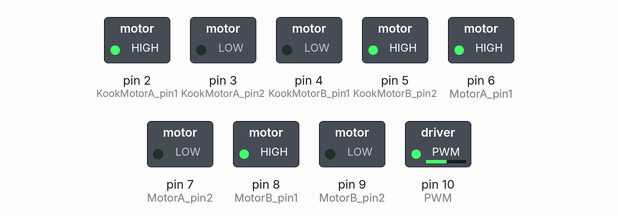
A sketch run on a simulated Arduino Nano, built with avr-gcc and run on an emulated ATmega328P. Shown: switched loads named in the sketch (green lamp = pin HIGH).

Above: at 0.1 s.
Timing chart, 0 to 1.6 s (numbered marks = the images above):
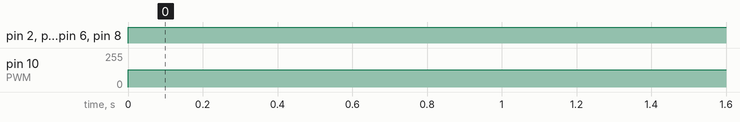

Measured:
- by itself, pin 2 (KookMotorA_pin1), pin 5 (KookMotorB_pin2), pin 6 (MotorA_pin1), pin 8 (MotorB_pin1): LOW → HIGH at 0.00 s
- by itself, pin 10 (PWM): 0/255 → 130/255 at 0.00 s

The sketch:

MotorControlExample.ino
```cpp
// ALL PINS AND SPECIFICATIONS ARE FOR ARDUINO NANO ATmega328p (CHINESE BOOTLEG)
// KOOKBOOK L9110S MOTORDRIVER
const int KookMotorA_pin1 = 2;  // MotorA pin A-1A goes to arduino's digital pin 2
const int KookMotorA_pin2 = 3;  // MotorA pin A-1B goes to arduino's digital pin 3
const int KookMotorB_pin1 = 4;  // MotorB pin B-1A goes to arduino's digital pin 4
const int KookMotorB_pin2 = 5; //  MotorB pin B-1B goes to arduino's digital pin 5

// TB6612 MOTORDRIVER
const int MotorA_pin1 = 6;  // Pin AIN1 connects to digital pin 6
const int MotorA_pin2 = 7;  // Pin AIN2 connects to digital pin 7
const int MotorB_pin1 = 8;  // Pin BIN1 connects to digital pin 8
const int MotorB_pin2 = 9;  // Pin BIN2 connects to digital pin 9
const int PWM = 10;         // Pins PWMA and PWMB both connect to digital pin 10


void setup() {
  // put your setup code here, to run once:
  pinMode(KookMotorA_pin1, OUTPUT);
  pinMode(KookMotorA_pin2, OUTPUT);
  pinMode(KookMotorB_pin1, OUTPUT);
  pinMode(KookMotorB_pin2, OUTPUT);
  pinMode(MotorA_pin1, OUTPUT);
  pinMode(MotorA_pin2, OUTPUT);
  pinMode(MotorB_pin1, OUTPUT);
  pinMode(MotorB_pin2, OUTPUT);
  pinMode(PWM, OUTPUT);

}

void loop() {
  // put your main code here, to run repeatedly:
  // main code loop
  digitalWrite(KookMotorA_pin1, HIGH);
  digitalWrite(KookMotorA_pin2, LOW);
  digitalWrite(KookMotorB_pin1, LOW);
  digitalWrite(KookMotorB_pin2, HIGH);

  analogWrite(PWM, 130);
  digitalWrite(MotorA_pin1, HIGH);
  digitalWrite(MotorA_pin2, LOW);
  digitalWrite(MotorB_pin1, HIGH);
  digitalWrite(MotorB_pin2, LOW);
  delay(100000);    //in nano seconds

}
```
